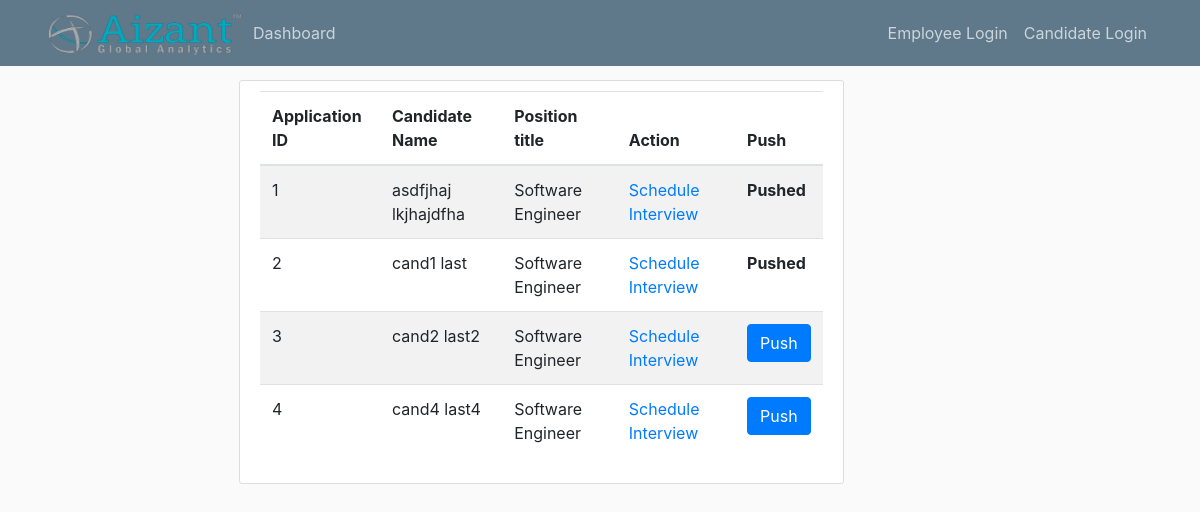
Screenshot of /application/all with the database file from the repository.
### app/models.py (models this page shows, shortened)
class Application(db.Model):
    id = db.Column(db.Integer, primary_key=True)
    position_id = db.Column(db.Integer, db.ForeignKey('position.id'))
    candidate_id = db.Column(db.Integer, db.ForeignKey('candidate.id'))
    round = db.Column(db.Integer, default=0)
    status = db.Column(db.String(10))
    Feedback = db.Column(db.String(255))
    push = db.Column(db.Boolean, default=False)

class Candidate(db.Model):
    id = db.Column(db.Integer, primary_key=True)
    first_name = db.Column(db.String(30))
    last_name = db.Column(db.String(30))
    contact_number = db.Column(db.String(10))
    email = db.Column(db.String(200), unique=True)
    password = db.Column(db.String(260))
    pan_card = db.Column(db.String(10))
    current_location = db.Column(db.String(200))
    candidate_compensation = db.relationship('CandidateCompensation', backref='candidate', uselist=False)  # one to
    candidate_professions = db.relationship('CandidateProfession', backref='candidate')  # one to many with candidate
    candidate_educations = db.relationship('CandidateEducation', backref='candidate')  # one to many w education
    applications = db.relationship('Application', backref='candidate')

class Position(db.Model):
    id = db.Column(db.Integer, primary_key=True)
    title = db.Column(db.String)
    description = db.Column(db.String(500))
    required_number = db.Column(db.Integer)
    number_applied = db.Column(db.Integer)
    applications = db.relationship('Application', backref='application')

### app/routes.py (the view)
@app.route('/application/all')
def view_all_applications():
    applications = Application.query.all()
    meta_cand = {}
    meta_pos = {}
    for appl in applications:
        curr_candidate = Candidate.query.filter_by(id=appl.candidate_id).first()
        curr_pos = Position.query.filter_by(id=appl.position_id).first()
        meta_cand[appl] = curr_candidate
        meta_pos[appl] = curr_pos
    return render_template('view_application_list.html', applications=applications, meta_cand=meta_cand,
                           meta_pos=meta_pos)

### app/templates/view_application_list.html
{% extends 'layout.html' %}
{% block content %}
    <div class="content-section">
        <table class="table table-striped">
            <thead>
            <tr>
                <th>Application ID</th>
                <th>Candidate Name</th>
                <th>Position title</th>
                <th>Action</th>
                <th>Push</th>
            </tr>
            </thead>
            <tbody>
                {% for application in applications %}
                    <tr>
                    <td>{{ application.id }}</td>
                    <td>{{ meta_cand[application].first_name + ' ' + meta_cand[application].last_name }}</td>
                    <td>{{ meta_pos[application].title }}</td>
                    <td><a href="{{ url_for('create_new_interview', application_id=application.id) }}">Schedule Interview</a></td>
                    {% if application.push == False %}
                    <td><a class="btn btn-primary" href="{{ url_for('push_to_manager',application_id = application.id) }}">Push</a></td>
                    {% else %}
                    <td><b>Pushed</b></td>
                    {% endif %}
                    </tr>
                {% endfor %}
            </tbody>
        </table>
    </div>
{% endblock %}

### app/static/main.css (style rules this page uses)
body { background: #fafafa; color: #333333; margin-top: 5rem; }
.content-section { background: #ffffff; padding: 10px 20px; border: 1px solid #dddddd; border-radius: 3px; margin-bottom: 20px; }

### rows the page displays
Application: id "1", push "Pushed"
Candidate: first_name+last_name "asdfjhaj lkjhajdfha"
Position: title "Software Engineer"
Application: id "2", push "Pushed"
Candidate: first_name+last_name "cand1 last"
Application: id "3"
Candidate: first_name+last_name "cand2 last2"
Application: id "4"
Candidate: first_name+last_name "cand4 last4"
